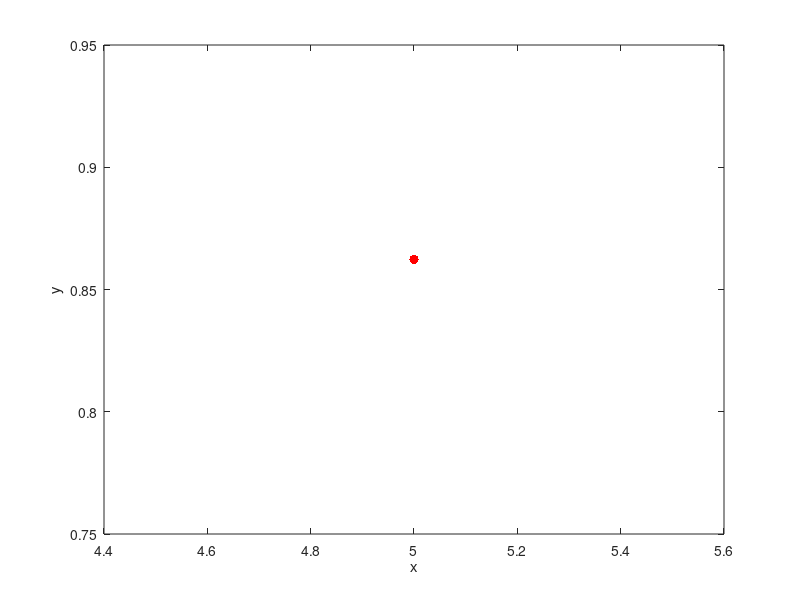

This chart was generated by the following MATLAB code: (Note: this script raises an error after producing the figure.)
%%
%Задание №1 ++++++
a = input('enter a ');
b = input('enter b ');
n = input('enter n ');
x = a : 1/n : b;
disp(x);

y = cos(x.^3 - 5*abs(x));
[ymin, imin] = min(y);
[ymax, imax] = max(y);
y_1 = [ymin, ymax];
x_1 = [x(imin), x(imax)];
 
plot(x,y,x_1,y_1,'r.','MarkerSize',20);
xlabel('x');
ylabel('y');

%%
%Задание №2 ++++++
n = input ('enter n '); 
p = primes(n);
%disp(p);
x = max(p);

if (n ~= x)
    disp('n not prime');
else
    disp('n is prime');
end    
    v = 7 : 14 : n;
    %disp(v);
   
    l = (1:n)';
    A = repmat(l,1,n);
    A = A + ones(n,n);
    disp(A);
    
    b = 1:(n+1)*(n+1);
    
    B = reshape(b,[n+1,n+1]);
    c = B(:);
    B = B.';
    disp(B);
    
    disp(c);
    D = B(:,n:n+1);
    disp(D);


%%
%Задание №3
B = -10 + 20*rand(5,8);
B = round(B);
d = diag(B);
disp(B);
max_d = max(d);
B1 = B.';
disp(B1);
c_v = prod(B1)./sum(B1);
disp(max(c_v));
disp(min(c_v));
    
B_sorted = sortrows(B,'descend');
disp(B_sorted);
%%
%Задание №4
n = input('enter n :');
m = input('enter m ( m mod 2 = 0 ) : ');
A = rand(n,m);
R = A(1:2:n,2:2:m);
B = A(2:2:n,1:2:m);
G(1:2:n,1:1:m/2) = A(1:2:n,1:2:m);
G(2:2:n,1:1:m/2) = A(2:2:n,2:2:m);
disp(A);
disp(R);    
disp(B);
disp(G);


%%
%Задание №5
n = input('enter n ');
m = input('enter m ');

x = rand(n,1);
y = rand(m,1);
disp(x);
disp(y);
C = repmat(y,n,1);
K = repmat(x,m,1);
K = sortrows(K);
C(1:m*n,2) = K;

disp(C);

%%
%Задание №6
n = 2;
B = rand(3,n); 
disp(B);
B1 = repmat(B,1,n);
B = B.';
B2 = repmat(B,1,n);
B2 = B2.';
b = B2(:);
B3 = reshape(b,[3,n*n]);
Rez_m = cross(B1,B3);
disp(Rez_m);
R(1:n*n) = ((Rez_m(1,1:n*n)).^2 + (Rez_m(2,1:n*n)).^2 +(Rez_m(3,1:n*n)).^2).^(1/2);
disp(numel(R));
C = reshape(R,n,n);
disp(C);
clear 
%%
%Задание №7 +++++
n = input('enter n ');
m = input('enter m ');
a = rand(1,n);
b = rand(1,m);
disp(a);
disp(b);
max_a = max(a);
min_a = min(a);
max_b = max(b);
min_b = min(b);
rez_1 = max_a - min_b;
rez_2 = max_b - min_a;
rez_v = [rez_1, -1*rez_1, rez_2, -1*rez_2];
disp(max(rez_v));

%%
%Задание №8
n = input('enter n ');
k = input('enter k ');
A = rand(k,n);
disp(A);
A1 = repmat(A,1,n);
A2 = repmat(A.',1,n);
A2 = A2.';
a = A2(:);
A3 = reshape(a,[k,n*n]);
A_rez = A1 - A3;
R(1:n*n) = (sqrt(sum(A_rez(1:k,1:n*n).^2)));
C = reshape(R,[n,n]);
disp(C);
%%
%Задание №9
n = input('enter n ');


t1_v = [];
t2_v = [];
for i = 1:n
    A = rand(i, i);
    B = rand(i, i);
    t_end_1 = zeros(20,1);
    t_end_2 = zeros(20,1);
    for j = 1:20
        tic
        C = A + B;
        t_end_1(j) = toc;
        clear C;
        tic
        C = matrix_sum(A,B);
        t_end_2(j) = toc;
        clear C;
    end
    t1 = median(t_end_1);
    t2 = median(t_end_2);
    clear t_end_1; 
    clear t_end_2;
    t1_v = [t1_v,t1 ]; %C = A + B
    t2_v = [t2_v,t2 ]; %C = matrix_sum(A,B)
end
hold on
plot(1:n, t1_v,'m-','MarkerSize',10);
plot(1:n, t2_v,'r-','MarkerSize',10)
legend('A + B','matrix_sum(A,B)');  
hold off




%%
%Задание №10
n = input('enter length ');
disp('enter the sequens of numbers ');
vec = [];
for i = 1:n
    x = input(':');
    vec = [vec x];
end    
if vec == fliplr(vec)
    disp('vector is simetrical');
else
    disp('vector is not simetrical');
end    
%%
%Задание №11
%unifrd \ unifcdf
n = input('enter n ');
a = input('enter a ');
b = input('enter b ');
R = a*rand(1,n);
disp(R);
R_t = R > b;

j = sum(R_t);  
disp(j);
disp(j/n);
if j/n > a/(2*b) 
    disp('n  j/n > a/(2*b)');
else
    disp('v j/n < a/(2*b)');
end
%%
%Задание №12

n = 200;
a = -5;
b = 5;
y_r = [];
y_s = [];

for i = a:10/n:b
   x_i = a:1/n:i;
   y_i = exp(-x_i.^2);
   y_r = [y_r, rectangles(x_i,y_i)];
   y_s = [y_s, simpson(x_i,y_i)];
end
x = a:1/n:b;
y = exp(-x.^2);
l = a:10/n:b;

%plot(x,y,l,y_r,l,y_s);
%legend('y = exp(-x^2)','Y_rec','Y_simp');
%__________________________________________________



v_t_t = [];%массив времени для trapz
v_s_t = [];%массив времени для simpson
v_r_t = [];%массив времени для rectangles
v_t = [];%массив разности для trapz
v_s = [];%массив разности для simpson
v_r = [];%массив разности для rectangles

for h = 0.01:0.01:1
    x = a:h:b;
    y = exp(-x.^2);
    x_t = a:h/2:b;
    y_t = exp(-x_t.^2);
   
    tic
    simpson(x,y);  
    v_s_t = [v_s_t, toc];
    
    tic
    rectangles(x,y);
    v_r_t = [v_r_t, toc];
    
    tic
    trapz(x,y);
    v_t_t = [v_t_t, toc];
    
    v_s = [v_s, abs(simpson(x,y)-simpson(x_t,y_t))];
    v_r = [v_r, abs(rectangles(x,y)-rectangles(x_t,y_t))];
    v_t = [v_t, abs(trapz(x,y)-trapz(x_t,y_t))];

end

h = 0.01:0.01:1;
%plot(h,v_s,h,v_r,h,v_t);
%legend('s_diff','r_diff','t_diff');


plot(h,v_s_t,h,v_r_t,h,v_t_t);
legend('simp_t','rect_t','trapz_t');

%loglog(h,v_r);
%loglog(h,v_t);
%loglog(h,v_s);
%loglog(h,t_r);
%loglog(h,t_t);
%loglog(h,t_s);
%legend('rectangles_dif','trapz_dif','simpson_dif','r_time','t_time','s_time');
%xlabel('h');
%ylabel('err');

%%
%Задание №13
%Производная в точке x = 1
y = logspace(-10,1);
%y = cos(x);
%y_d = -sin(x);
g_c = y;
g_r = y;
g_c = abs(-sin(1) - (cos(1 + y) - cos(1 - y))./(2*y));
g_r = abs(-sin(1) - (cos(1 + y) - cos(1))./y);    
loglog(y,g_c,y,g_r);
legend('abs(y_d(1) - y_c(1))','abs(y_d(1) - y_r(1))');    
xlabel('x');
ylabel('y');
%%
function rez = rectangles(x,y)   
    n = numel(x);
    if (n >= 2) 
       % h = x(2) - x(1);
        rez = (x(2) - x(1))*sum(y(1:n-1));    
    else
        rez = 0;
    end
end
function rez = simpson(x,y)
    n = numel(x);
    if (n >= 3) 
        h = x(2) - x(1);
        rez = (h/3)*(4*sum(y(3:2:n-1)) + 2*sum(y(2:2:n-1)) + y(1) + y(n));
    else
        rez = 0;
    end
end    
function sum_rez = matrix_sum(A, B)
    C = ones(size(A));
    for i = 1:size(A(1,:))
        for j = 1:size(A(:,1))
            C(i,j) = A(i,j) + B(i,j);
        end    
    end
    sum_rez = C;
end
